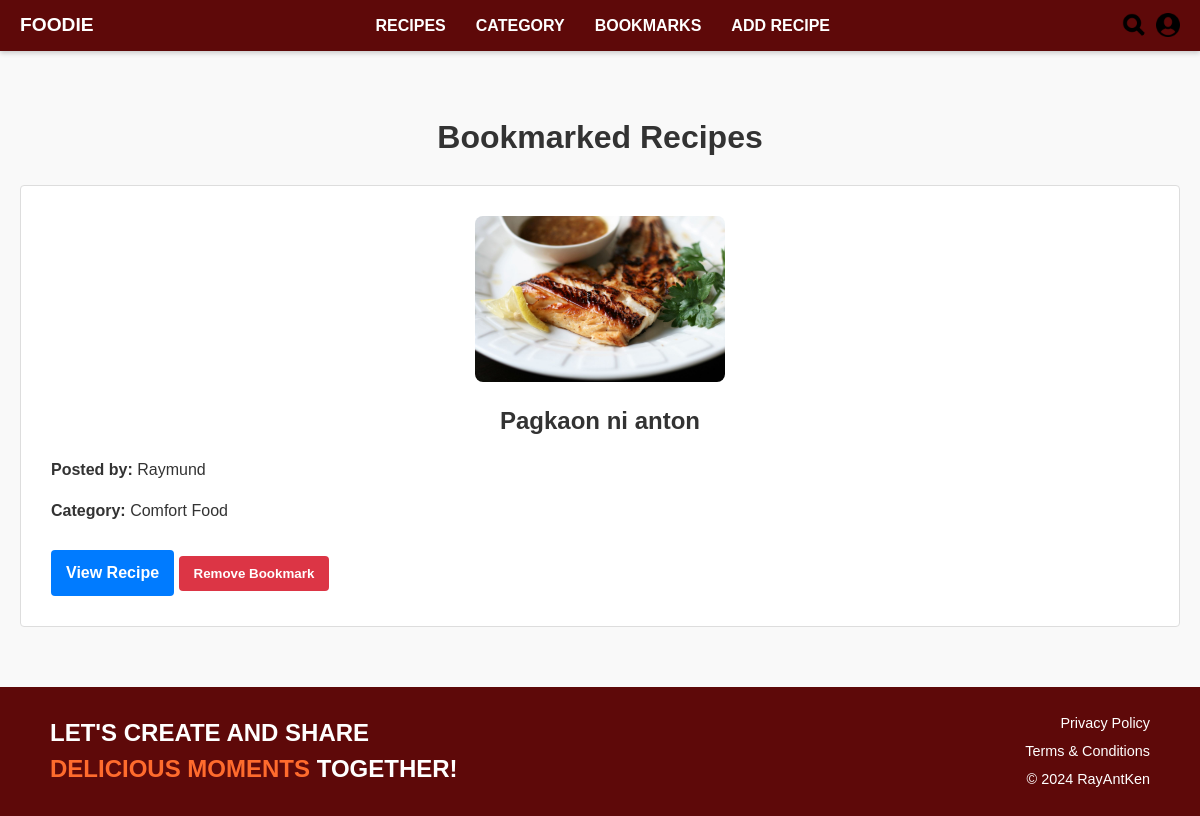
/recipes/bookmarks/ (signed in), run on an earlier commit of the app's database.
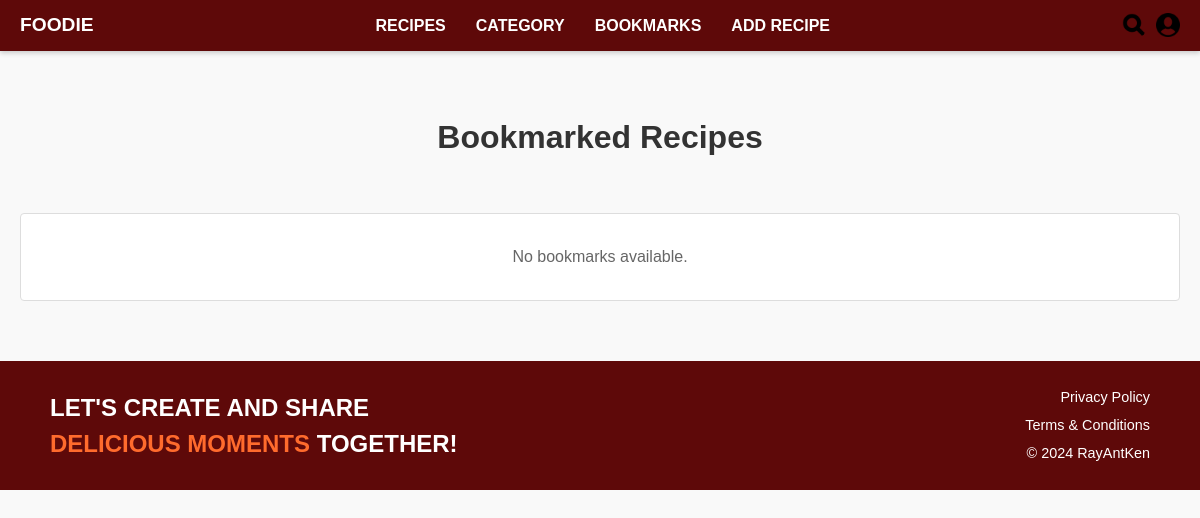
And on a later commit of the database.
### Recipes/models.py (models this page shows, shortened)
class Bookmark(models.Model):
    user = models.ForeignKey(
        settings.AUTH_USER_MODEL,
        on_delete=models.CASCADE,
        related_name='recipe_bookmarks'  # Ensure uniqueness here
    )
    recipe = models.ForeignKey(
        RecipePost,
        on_delete=models.CASCADE,
        related_name='bookmarks'  # Change this to avoid conflict with 'bookmarked_by'
    )
    created_at = models.DateTimeField(auto_now_add=True)
    class Meta:
        unique_together = ('user', 'recipe')  # Prevent duplicate bookmarks

class RecipePost(models.Model):
    title = models.CharField(max_length=200)
    user = models.ForeignKey(settings.AUTH_USER_MODEL, on_delete=models.SET_NULL, null=True, blank=True) #User, on_delete=models.CASCADE
    description = models.TextField(default='')
    category = models.CharField(max_length=50, default='Uncategorized')
    ingredients = models.TextField()
    directions = models.TextField(default='')
    image = models.ImageField(upload_to='recipe/images/', blank=True, null=True)  # Optional image field
    created_at = models.DateTimeField(auto_now=True)
    CATEGORY_CHOICES = [
        ('Comfort Food', 'Comfort Food'),
        ('International Eats', 'International Eats'),
        ('Breakfast & Brunch', 'Breakfast & Brunch'),
        ('Community Picks', 'Community Picks'),
    ]
    title = models.CharField(max_length=200)  # Recipe title
    user = models.ForeignKey(
        settings.AUTH_USER_MODEL,
        on_delete=models.SET_NULL,
        null=True,
        blank=True
    )  # Associated user, nullable and optional
    description = models.TextField(default='')  # Brief description of the recipe
    category = models.CharField(
        max_length=50,
        choices=CATEGORY_CHOICES,
        default='Uncategorized'
    )  # Recipe category with predefined choices
    ingredients = models.TextField()  # Ingredients list
    directions = models.TextField(default='')  # Step-by-step directions
    image = models.ImageField(
        upload_to='recipe/images/',
        blank=True,
        null=True
    )  # Optional recipe image
    created_at = models.DateTimeField(auto_now=True)  # Timestamp of creation

### Recipes/views.py (the view)
# urls.py: path('bookmarks/', views.bookmark_list, name='bookmark_list'),
@login_required
def bookmark_list(request):
    bookmarks = Bookmark.objects.filter(user=request.user)
    context = {
        'bookmarks': bookmarks,
    }
    return render(request, 'recipes/bookmark_list.html', context)

### Recipes/templates/recipes/bookmark_list.html (shortened to what this page needs)
<!DOCTYPE html>
<html lang="en">
<head>
</head>
<body>
    <header>
        {% include 'navbar.html' %}
    </header>
    <main>
        <h1>Bookmarked Recipes</h1>
        <ul id="bookmarks-list">
            {% for bookmark in bookmarks %}
                <li data-recipe-id="{{ bookmark.recipe.pk }}" class="bookmark-item">
                    {% if bookmark.recipe.image %}
                        <img src="{{ bookmark.recipe.image.url }}" alt="{{ bookmark.recipe.title }}">
                    {% endif %}
                    <p class="recipe-title">{{ bookmark.recipe.title }}</p>
                    <p><strong>Posted by:</strong> {{ bookmark.recipe.user.username }}</p>
                    <p><strong>Category:</strong> {{ bookmark.recipe.category }}</p>
                    <a href="{% url 'recipe_detail' bookmark.recipe.pk %}" class="button">View Recipe</a>
                    <button
                        type="button"
                        class="btn-danger remove-bookmark"
                        data-recipe-id="{{ bookmark.recipe.pk }}">
                        Remove Bookmark
                    </button>
                </li>
            {% empty %}
                <li id="no-bookmarks">No bookmarks available.</li>
            {% endfor %}
        </ul>
    </main>
    {% include 'footer.html' %}
</body>
</html>

What changed in the data, as far as the page shows it:
removed Bookmark: recipe.image (picture), recipe "Pagkaon ni anton", recipe.user.username "Raymund", recipe.category "Comfort Food"
Also different on the page:
text now shown: "No bookmarks available."
